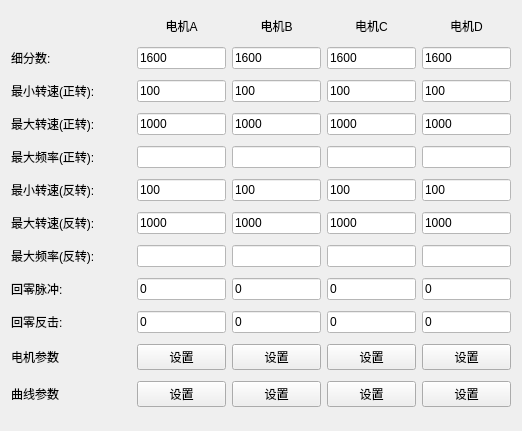
   <widget class="QWidget" name="layoutWidget">
    <property name="geometry">
     <rect>
      <x>20</x>
      <y>50</y>
      <width>522</width>
      <height>431</height>
     </rect>
    </property>
    <layout class="QGridLayout" name="gridLayout">
     <item row="5" column="3">
      <widget class="QLineEdit" name="lineEditC_MinRpmCcw">
       <property name="styleSheet">
        <string notr="true">background-color: rgb(255, 255, 255);</string>
       </property>
       <property name="text">
        <string>100</string>
       </property>
      </widget>
     </item>
     <item row="10" column="1">
      <widget class="QPushButton" name="pushButtonA">
       <property name="styleSheet">
        <string notr="true"/>
       </property>
       <property name="text">
        <string>设置</string>
       </property>
      </widget>
     </item>
     <item row="7" column="1">
      <widget class="QLineEdit" name="lineEdit_5">
       <property name="styleSheet">
        <string notr="true">background-color: rgb(255, 255, 255);</string>
       </property>
      </widget>
     </item>
     <item row="1" column="4">
      <widget class="QLineEdit" name="lineEditD_Subdivision">
       <property name="styleSheet">
        <string notr="true">background-color: rgb(255, 255, 255);</string>
       </property>
       <property name="text">
        <string>1600</string>
       </property>
      </widget>
     </item>
     <item row="1" column="2">
      <widget class="QLineEdit" name="lineEditB_Subdivision">
       <property name="styleSheet">
        <string notr="true">background-color: rgb(255, 255, 255);</string>
       </property>
       <property name="text">
        <string>1600</string>
       </property>
      </widget>
     </item>
     <item row="11" column="0">
      <widget class="QLabel" name="label_10">
       <property name="text">
        <string>曲线参数</string>
       </property>
      </widget>
     </item>
     <item row="9" column="1">
      <widget class="QLineEdit" name="lineEditA_ZeroCcw">
       <property name="styleSheet">
        <string notr="true">background-color: rgb(255, 255, 255);</string>
       </property>
       <property name="text">
        <string>0</string>
       </property>
      </widget>
     </item>
     <item row="11" column="1">
      <widget class="QPushButton" name="pushButtonAC">
       <property name="text">
        <string>设置</string>
       </property>
      </widget>
     </item>
     <item row="5" column="0">
      <widget class="QLabel" name="label_5">
       <property name="text">
        <string>最小转速(反转):</string>
       </property>
      </widget>
     </item>
     <item row="7" column="0">
      <widget class="QLabel" name="label_30">
       <property name="minimumSize">
        <size>
         <width>120</width>
         <height>0</height>
        </size>
       </property>
       <property name="maximumSize">
        <size>
         <width>120</width>
         <height>16777215</height>
        </size>
       </property>
       <property name="text">
        <string>最大频率(反转):</string>
       </property>
      </widget>
     </item>
     <item row="11" column="2">
      <widget class="QPushButton" name="pushButtonBC">
       <property name="text">
        <string>设置</string>
       </property>
      </widget>
     </item>
     <item row="10" column="3">
      <widget class="QPushButton" name="pushButtonC">
       <property name="text">
        <string>设置</string>
       </property>
      </widget>
     </item>
     <item row="1" column="1">
      <widget class="QLineEdit" name="lineEditA_Subdivision">
       <property name="styleSheet">
        <string notr="true">background-color: rgb(255, 255, 255);</string>
       </property>
       <property name="text">
        <string>1600</string>
       </property>
      </widget>
     </item>
     <item row="2" column="4">
      <widget class="QLineEdit" name="lineEditD_MinRpmCw">
       <property name="styleSheet">
        <string notr="true">background-color: rgb(255, 255, 255);</string>
       </property>
       <property name="text">
        <string>100</string>
       </property>
      </widget>
     </item>
     <item row="11" column="4">
      <widget class="QPushButton" name="pushButtonDC">
       <property name="text">
        <string>设置</string>
       </property>
      </widget>
     </item>
     <item row="6" column="0">
      <widget class="QLabel" name="label_6">
       <property name="text">
        <string>最大转速(反转):</string>
       </property>
      </widget>
     </item>
     <item row="8" column="3">
      <widget class="QLineEdit" name="lineEditC_ZeroCw">
       <property name="styleSheet">
        <string notr="true">background-color: rgb(255, 255, 255);</string>
       </property>
       <property name="text">
        <string>0</string>
       </property>
      </widget>
     </item>
     <item row="1" column="0">
      <widget class="QLabel" name="label_2">
       <property name="text">
        <string>细分数:</string>
       </property>
      </widget>
     </item>
     <item row="4" column="3">
      <widget class="QLineEdit" name="lineEdit_59">
       <property name="styleSheet">
        <string notr="true">background-color: rgb(255, 255, 255);</string>
       </property>
      </widget>
     </item>
     <item row="6" column="4">
      <widget class="QLineEdit" name="lineEditD_MaxRpmCcw">
       <property name="styleSheet">
        <string notr="true">background-color: rgb(255, 255, 255);</string>
       </property>
       <property name="text">
        <string>1000</string>
       </property>
      </widget>
     </item>
     <item row="0" column="4">
      <widget class="QLabel" name="label_14">
       <property name="minimumSize">
        <size>
         <width>0</width>
         <height>20</height>
        </size>
       </property>
       <property name="maximumSize">
        <size>
         <width>16777215</width>
         <height>20</height>
        </size>
       </property>
       <property name="text">
        <string>电机D</string>
       </property>
       <property name="alignment">
        <set>Qt::AlignCenter</set>
       </property>
      </widget>
     </item>
     <item row="7" column="4">
      <widget class="QLineEdit" name="lineEdit_64">
       <property name="styleSheet">
        <string notr="true">background-color: rgb(255, 255, 255);</string>
       </property>
      </widget>
     </item>
     <item row="1" column="3">
      <widget class="QLineEdit" name="lineEditC_Subdivision">
       <property name="styleSheet">
        <string notr="true">background-color: rgb(255, 255, 255);</string>
       </property>
       <property name="text">
        <string>1600</string>
       </property>
      </widget>
     </item>
     <item row="5" column="1">
      <widget class="QLineEdit" name="lineEditA_MinRpmCcw">
       <property name="styleSheet">
        <string notr="true">background-color: rgb(255, 255, 255);</string>
       </property>
       <property name="text">
        <string>100</string>
       </property>
      </widget>
     </item>
     <item row="9" column="2">
      <widget class="QLineEdit" name="lineEditB_ZeroCcw">
       <property name="styleSheet">
        <string notr="true">background-color: rgb(255, 255, 255);</string>
       </property>
       <property name="text">
        <string>0</string>
       </property>
      </widget>
     </item>
     <item row="10" column="0">
      <widget class="QLabel" name="label_9">
       <property name="text">
        <string>电机参数</string>
       </property>
      </widget>
     </item>
     <item row="4" column="0">
      <widget class="QLabel" name="label_29">
       <property name="minimumSize">
        <size>
         <width>120</width>
         <height>0</height>
        </size>
       </property>
       <property name="maximumSize">
        <size>
         <width>120</width>
         <height>16777215</height>
        </size>
       </property>
       <property name="text">
        <string>最大频率(正转):</string>
       </property>
      </widget>
     </item>
     <item row="4" column="1">
      <widget class="QLineEdit" name="lineEdit_3">
       <property name="styleSheet">
        <string notr="true">background-color: rgb(255, 255, 255);</string>
       </property>
       <property name="text">
        <string/>
       </property>
      </widget>
     </item>
     <item row="5" column="2">
      <widget class="QLineEdit" name="lineEditB_MinRpmCcw">
       <property name="styleSheet">
        <string notr="true">background-color: rgb(255, 255, 255);</string>
       </property>
       <property name="text">
        <string>100</string>
       </property>
      </widget>
     </item>
     <item row="8" column="2">
      <widget class="QLineEdit" name="lineEditB_ZeroCw">
       <property name="styleSheet">
        <string notr="true">background-color: rgb(255, 255, 255);</string>
       </property>
       <property name="text">
        <string>0</string>
       </property>
      </widget>
     </item>
     <item row="10" column="2">
      <widget class="QPushButton" name="pushButtonB">
       <property name="text">
        <string>设置</string>
       </property>
      </widget>
     </item>
     <item row="3" column="0">
      <widget class="QLabel" name="label_4">
       <property name="minimumSize">
        <size>
         <width>120</width>
         <height>0</height>
        </size>
       </property>
       <property name="maximumSize">
        <size>
         <width>120</width>
         <height>16777215</height>
        </size>
       </property>
       <property name="text">
        <string>最大转速(正转):</string>
       </property>
      </widget>
     </item>
     <item row="7" column="3">
      <widget class="QLineEdit" name="lineEdit_63">
       <property name="styleSheet">
        <string notr="true">background-color: rgb(255, 255, 255);</string>
       </property>
      </widget>
     </item>
     <item row="0" column="3">
      <widget class="QLabel" name="label_13">
       <property name="minimumSize">
        <size>
         <width>0</width>
         <height>20</height>
        </size>
       </property>
       <property name="maximumSize">
        <size>
         <width>16777215</width>
         <height>20</height>
        </size>
       </property>
       <property name="text">
        <string>电机C</string>
       </property>
       <property name="alignment">
        <set>Qt::AlignCenter</set>
       </property>
      </widget>
     </item>
     <item row="8" column="4">
      <widget class="QLineEdit" name="lineEditD_ZeroCw">
       <property name="styleSheet">
        <string notr="true">background-color: rgb(255, 255, 255);</string>
       </property>
       <property name="text">
        <string>0</string>
       </property>
      </widget>
     </item>
     <item row="6" column="3">
      <widget class="QLineEdit" name="lineEditC_MaxRpmCcw">
       <property name="styleSheet">
        <string notr="true">background-color: rgb(255, 255, 255);</string>
       </property>
       <property name="text">
        <string>1000</string>
       </property>
      </widget>
     </item>
     <item row="11" column="3">
      <widget class="QPushButton" name="pushButtonCC">
       <property name="text">
        <string>设置</string>
       </property>
      </widget>
     </item>
     <item row="2" column="2">
      <widget class="QLineEdit" name="lineEditB_MinRpmCw">
       <property name="styleSheet">
        <string notr="true">background-color: rgb(255, 255, 255);</string>
       </property>
       <property name="text">
        <string>100</string>
       </property>
      </widget>
     </item>
     <item row="9" column="3">
      <widget class="QLineEdit" name="lineEditC_ZeroCcw">
       <property name="styleSheet">
        <string notr="true">background-color: rgb(255, 255, 255);</string>
       </property>
       <property name="text">
        <string>0</string>
       </property>
      </widget>
     </item>
     <item row="7" column="2">
      <widget class="QLineEdit" name="lineEdit_62">
       <property name="styleSheet">
        <string notr="true">background-color: rgb(255, 255, 255);</string>
       </property>
      </widget>
     </item>
     <item row="2" column="0">
      <widget class="QLabel" name="label_3">
       <property name="text">
        <string>最小转速(正转):</string>
       </property>
      </widget>
     </item>
     <item row="0" column="1">
      <widget class="QLabel" name="label_11">
       <property name="minimumSize">
        <size>
         <width>0</width>
         <height>20</height>
        </size>
       </property>
       <property name="maximumSize">
        <size>
         <width>16777215</width>
         <height>20</height>
        </size>
       </property>
       <property name="text">
        <string>电机A</string>
       </property>
       <property name="alignment">
        <set>Qt::AlignCenter</set>
       </property>
      </widget>
     </item>
     <item row="6" column="1">
      <widget class="QLineEdit" name="lineEditA_MaxRpmCcw">
       <property name="styleSheet">
        <string notr="true">background-color: rgb(255, 255, 255);</string>
       </property>
       <property name="text">
        <string>1000</string>
       </property>
      </widget>
     </item>
     <item row="4" column="2">
      <widget class="QLineEdit" name="lineEdit_58">
       <property name="styleSheet">
        <string notr="true">background-color: rgb(255, 255, 255);</string>
       </property>
      </widget>
     </item>
     <item row="3" column="4">
      <widget class="QLineEdit" name="lineEditD_MaxRpmCw">
       <property name="styleSheet">
        <string notr="true">background-color: rgb(255, 255, 255);</string>
       </property>
       <property name="text">
        <string>1000</string>
       </property>
      </widget>
     </item>
     <item row="8" column="1">
      <widget class="QLineEdit" name="lineEditA_ZeroCw">
       <property name="styleSheet">
        <string notr="true">background-color: rgb(255, 255, 255);</string>
       </property>
       <property name="text">
        <string>0</string>
       </property>
      </widget>
     </item>
     <item row="3" column="2">
      <widget class="QLineEdit" name="lineEditB_MaxRpmCw">
       <property name="styleSheet">
        <string notr="true">background-color: rgb(255, 255, 255);</string>
       </property>
       <property name="text">
        <string>1000</string>
       </property>
      </widget>
     </item>
     <item row="3" column="3">
      <widget class="QLineEdit" name="lineEditC_MaxRpmCw">
       <property name="styleSheet">
        <string notr="true">background-color: rgb(255, 255, 255);</string>
       </property>
       <property name="text">
        <string>1000</string>
       </property>
      </widget>
     </item>
     <item row="6" column="2">
      <widget class="QLineEdit" name="lineEditB_MaxRpmCcw">
       <property name="styleSheet">
        <string notr="true">background-color: rgb(255, 255, 255);</string>
       </property>
       <property name="text">
        <string>1000</string>
       </property>
      </widget>
     </item>
     <item row="3" column="1">
      <widget class="QLineEdit" name="lineEditA_MaxRpmCw">
       <property name="styleSheet">
        <string notr="true">background-color: rgb(255, 255, 255);</string>
       </property>
       <property name="text">
        <string>1000</string>
       </property>
      </widget>
     </item>
     <item row="8" column="0">
      <widget class="QLabel" name="label_7">
       <property name="text">
        <string>回零脉冲:</string>
       </property>
      </widget>
     </item>
     <item row="5" column="4">
      <widget class="QLineEdit" name="lineEditD_MinRpmCcw">
       <property name="styleSheet">
        <string notr="true">background-color: rgb(255, 255, 255);</string>
       </property>
       <property name="text">
        <string>100</string>
       </property>
      </widget>
     </item>
     <item row="4" column="4">
      <widget class="QLineEdit" name="lineEdit_60">
       <property name="styleSheet">
        <string notr="true">background-color: rgb(255, 255, 255);</string>
       </property>
      </widget>
     </item>
     <item row="10" column="4">
      <widget class="QPushButton" name="pushButtonD">
       <property name="text">
        <string>设置</string>
       </property>
      </widget>
     </item>
     <item row="9" column="4">
      <widget class="QLineEdit" name="lineEditD_ZeroCcw">
       <property name="styleSheet">
        <string notr="true">background-color: rgb(255, 255, 255);</string>
       </property>
       <property name="text">
        <string>0</string>
       </property>
      </widget>
     </item>
     <item row="9" column="0">
      <widget class="QLabel" name="label_8">
       <property name="text">
        <string>回零反击:</string>
       </property>
      </widget>
     </item>
     <item row="0" column="2">
      <widget class="QLabel" name="label_12">
       <property name="minimumSize">
        <size>
         <width>0</width>
         <height>20</height>
        </size>
       </property>
       <property name="maximumSize">
        <size>
         <width>16777215</width>
         <height>20</height>
        </size>
       </property>
       <property name="text">
        <string>电机B</string>
       </property>
       <property name="alignment">
        <set>Qt::AlignCenter</set>
       </property>
      </widget>
     </item>
     <item row="2" column="3">
      <widget class="QLineEdit" name="lineEditC_MinRpmCw">
       <property name="styleSheet">
        <string notr="true">background-color: rgb(255, 255, 255);</string>
       </property>
       <property name="text">
        <string>100</string>
       </property>
      </widget>
     </item>
     <item row="2" column="1">
      <widget class="QLineEdit" name="lineEditA_MinRpmCw">
       <property name="styleSheet">
        <string notr="true">background-color: rgb(255, 255, 255);</string>
       </property>
       <property name="text">
        <string>100</string>
       </property>
      </widget>
     </item>
    </layout>
   </widget>
